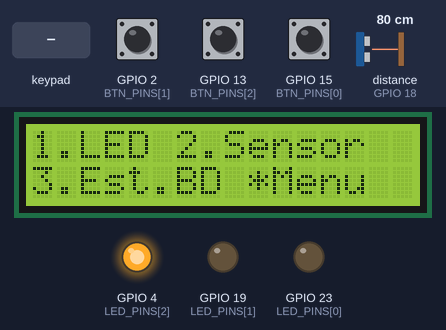
The sketch below on a simulated ESP32. Shown: 16×2 character LCD, output pins drawn as LEDs (lit = HIGH). Wiring (inferred from the names in the program): ultrasonic range finder: trigger GPIO 5; echo GPIO 18; 4×3 keypad with keys 1 2 3 4 5 6 7 8 9 * 0 # (labels assumed): rows GPIO 25, GPIO 26, GPIO 32, GPIO 33; columns GPIO 27, GPIO 14, GPIO 12. The test bench sets the inputs (shaded band); at power-on: GPIO 13 (BTN_PINS[2]) HIGH, GPIO 2 (BTN_PINS[1]) LOW, GPIO 15 (BTN_PINS[0]) LOW, distance to the obstacle (sensor on GPIO 18) 80 cm. The echo pulse lasts 58.3 µs per cm; WiFi joins after 1.5 s; servers stay silent unless stated; uploads are accepted with an empty reply; pins used as bus, display or sensor lines are not drawn; what the sketch prints to the serial monitor is not drawn.

Above: at 3.74 s.
4.9 s: key '7' pressed
At 6.5 s:
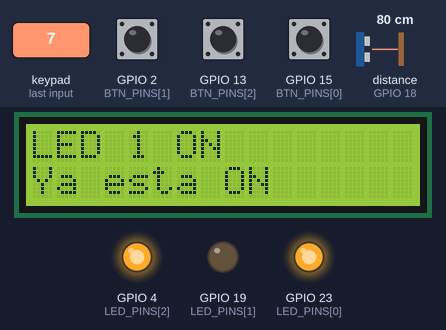
9.1 s: GPIO 13 (BTN_PINS[2]) pulled LOW for 0.15 s
At 11.0 s:
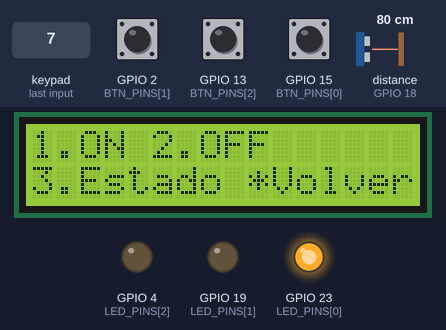
11.9 s: key '8' pressed
At 12.9 s:
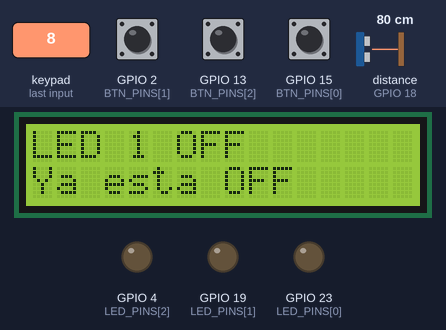
15.7 s: GPIO 2 (BTN_PINS[1]) pulled HIGH for 0.15 s
At 16.7 s:
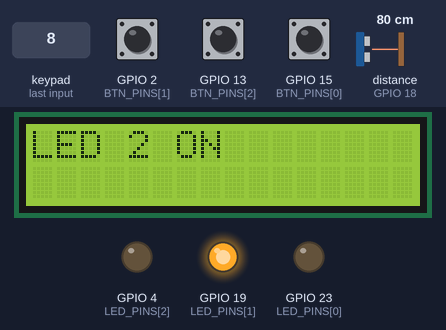
18.4 s: keypad keys 1 3 9 7 2 pressed 0.4 s apart
At 20.3 s:
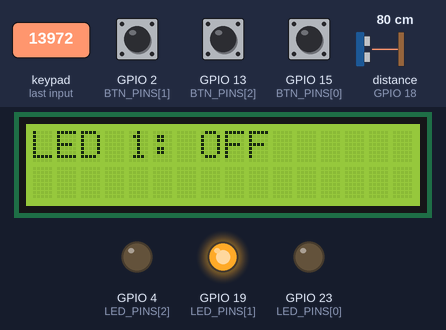
25.0 s: keypad keys 2 3 1 9 4 pressed 0.4 s apart
At 26.8 s:
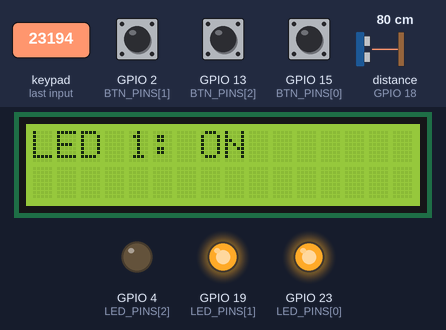
Timing chart, 0 to 28.3 s (numbered marks = the images above; inputs shaded):
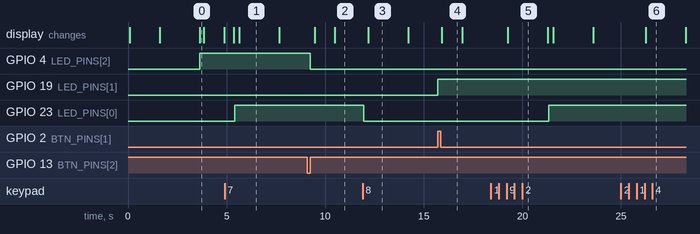

The sketch:

esp32_hcsr05_matricial.ino
```cpp
#include <WiFi.h>
#include <HTTPClient.h>
#include <ArduinoJson.h>
#include <Wire.h>
#include <LiquidCrystal_I2C.h>

const char* ssid = "TU_WIFI_SSID";
const char* password = "TU_WIFI_PASSWORD";
const char* apiUrl = "http://TU_IP_API:5000/api";

LiquidCrystal_I2C lcd(0x27, 16, 2);

const int TRIG_PIN = 5;
const int ECHO_PIN = 18;
const int LED_PINS[] = {23, 19, 4};
const int BTN_PINS[] = {15, 2, 13};

const byte ROWS = 4;
const byte COLS = 4;
char keys[ROWS][COLS] = {
  {'1','2','3','A'},
  {'4','5','6','B'},
  {'7','8','9','C'},
  {'*','0','#','D'}
};
byte rowPins[ROWS] = {32, 33, 25, 26};
byte colPins[COLS] = {27, 14, 12, 13};

bool ledStates[] = {false, false, false};
bool lastBtnStates[] = {false, false, false};
unsigned long lastSensorRead = 0;
unsigned long lastApiUpdate = 0;
const unsigned long SENSOR_INTERVAL = 2000;
const unsigned long API_INTERVAL = 3000;

int menuState = 0;
int subMenuState = 0;
String currentUser = "";

void setup() {
  Serial.begin(9600);

  pinMode(TRIG_PIN, OUTPUT);
  pinMode(ECHO_PIN, INPUT);

  for (int i = 0; i < 3; i++) {
    pinMode(LED_PINS[i], OUTPUT);
    pinMode(BTN_PINS[i], INPUT);
    digitalWrite(LED_PINS[i], LOW);
  }

  for (int i = 0; i < ROWS; i++) {
    pinMode(rowPins[i], OUTPUT);
    digitalWrite(rowPins[i], HIGH);
  }
  for (int i = 0; i < COLS; i++) {
    pinMode(colPins[i], INPUT_PULLUP);
  }

  lcd.init();
  lcd.backlight();
  lcd.setCursor(0, 0);
  lcd.print("Sistema HC-SR05");
  lcd.setCursor(0, 1);
  lcd.print("Iniciando...");

  WiFi.begin(ssid, password);
  while (WiFi.status() != WL_CONNECTED) {
    delay(500);
    Serial.print(".");
  }

  lcd.clear();
  lcd.setCursor(0, 0);
  lcd.print("WiFi Conectado");
  delay(2000);

  mostrarMenuPrincipal();
}

void loop() {
  unsigned long currentMillis = millis();

  leerPulsadores();

  char key = leerTecladoMatricial();
  if (key) {
    procesarTecla(key);
  }

  if (currentMillis - lastSensorRead >= SENSOR_INTERVAL) {
    lastSensorRead = currentMillis;
    float distancia = leerDistancia();
    enviarSensorAPI(distancia);
  }

  if (currentMillis - lastApiUpdate >= API_INTERVAL) {
    lastApiUpdate = currentMillis;
    verificarLogin();
  }
}

float leerDistancia() {
  digitalWrite(TRIG_PIN, LOW);
  delayMicroseconds(2);
  digitalWrite(TRIG_PIN, HIGH);
  delayMicroseconds(10);
  digitalWrite(TRIG_PIN, LOW);

  long duration = pulseIn(ECHO_PIN, HIGH, 30000);
  float distancia = duration * 0.034 / 2;

  if (distancia > 400 || distancia == 0) {
    distancia = 400;
  }

  return distancia;
}

void leerPulsadores() {
  for (int i = 0; i < 3; i++) {
    bool currentState = digitalRead(BTN_PINS[i]);

    if (currentState == HIGH && lastBtnStates[i] == LOW) {
      ledStates[i] = !ledStates[i];
      digitalWrite(LED_PINS[i], ledStates[i] ? HIGH : LOW);

      actualizarLedAPI(i + 1, ledStates[i]);

      lcd.clear();
      lcd.setCursor(0, 0);
      lcd.print("LED ");
      lcd.print(i + 1);
      lcd.print(ledStates[i] ? " ON" : " OFF");
      delay(1000);

      if (menuState == 0) {
        mostrarMenuPrincipal();
      } else {
        mostrarSubMenu();
      }
    }

    lastBtnStates[i] = currentState;
  }
}

char leerTecladoMatricial() {
  for (int row = 0; row < ROWS; row++) {
    digitalWrite(rowPins[row], LOW);

    for (int col = 0; col < COLS; col++) {
      if (digitalRead(colPins[col]) == LOW) {
        delay(50);
        if (digitalRead(colPins[col]) == LOW) {
          digitalWrite(rowPins[row], HIGH);
          while (digitalRead(colPins[col]) == LOW);
          return keys[row][col];
        }
      }
    }

    digitalWrite(rowPins[row], HIGH);
  }

  return 0;
}

void procesarTecla(char key) {
  if (menuState == 0) {
    if (key == '1') {
      menuState = 1;
      subMenuState = 0;
      mostrarSubMenu();
    } else if (key == '2') {
      menuState = 2;
      subMenuState = 0;
      mostrarSubMenu();
    } else if (key == '3') {
      mostrarEstadisticasBD();
    } else if (key == '*') {
      mostrarMenuPrincipal();
    }
  } else if (menuState == 1) {
    if (key == '1') {
      controlarDispositivo(0, true);
    } else if (key == '2') {
      controlarDispositivo(0, false);
    } else if (key == '3') {
      mostrarEstadoDispositivo(0);
    } else if (key == '*') {
      menuState = 0;
      mostrarMenuPrincipal();
    }
  } else if (menuState == 2) {
    if (key == '1') {
      controlarDispositivo(1, true);
    } else if (key == '2') {
      controlarDispositivo(1, false);
    } else if (key == '3') {
      mostrarEstadoDispositivo(1);
    } else if (key == '*') {
      menuState = 0;
      mostrarMenuPrincipal();
    }
  }
}

void mostrarMenuPrincipal() {
  lcd.clear();
  lcd.setCursor(0, 0);
  lcd.print("1.LED 2.Sensor");
  lcd.setCursor(0, 1);
  lcd.print("3.Est.BD *Menu");
}

void mostrarSubMenu() {
  lcd.clear();
  lcd.setCursor(0, 0);

  if (menuState == 1) {
    lcd.print("1.ON 2.OFF");
    lcd.setCursor(0, 1);
    lcd.print("3.Estado *Volver");
  } else if (menuState == 2) {
    lcd.print("1.ON 2.OFF");
    lcd.setCursor(0, 1);
    lcd.print("3.Estado *Volver");
  }
}

void controlarDispositivo(int deviceIndex, bool estado) {
  if (deviceIndex < 3) {
    ledStates[deviceIndex] = estado;
    digitalWrite(LED_PINS[deviceIndex], estado ? HIGH : LOW);
    actualizarLedAPI(deviceIndex + 1, estado);

    lcd.clear();
    lcd.setCursor(0, 0);
    lcd.print("LED ");
    lcd.print(deviceIndex + 1);
    lcd.print(estado ? " ON" : " OFF");

    if (ledStates[deviceIndex] == estado) {
      lcd.setCursor(0, 1);
      lcd.print("Ya esta ");
      lcd.print(estado ? "ON" : "OFF");
    }

    delay(2000);
    mostrarSubMenu();
  }
}

void mostrarEstadoDispositivo(int deviceIndex) {
  lcd.clear();
  lcd.setCursor(0, 0);

  if (deviceIndex < 3) {
    lcd.print("LED ");
    lcd.print(deviceIndex + 1);
    lcd.print(": ");
    lcd.print(ledStates[deviceIndex] ? "ON" : "OFF");
  }

  delay(2000);
  mostrarSubMenu();
}

void mostrarEstadisticasBD() {
  lcd.clear();
  lcd.setCursor(0, 0);
  lcd.print("Consultando BD");
  lcd.setCursor(0, 1);
  lcd.print("Espere...");

  if (WiFi.status() == WL_CONNECTED) {
    HTTPClient http;
    String url = String(apiUrl) + "/led_hist?limit=5";
    http.begin(url);

    int httpCode = http.GET();

    if (httpCode == 200) {
      String payload = http.getString();
      DynamicJsonDocument doc(2048);
      deserializeJson(doc, payload);

      lcd.clear();
      lcd.setCursor(0, 0);
      lcd.print("Ultimos 5:");

      int count = 0;
      for (JsonObject item : doc.as<JsonArray>()) {
        if (count >= 5) break;

        lcd.setCursor(0, 1);
        lcd.print("LED");
        lcd.print(item["led_id"].as<int>());
        lcd.print(" ");
        lcd.print(item["estado"].as<bool>() ? "ON" : "OFF");
        lcd.print(" ");
        lcd.print(item["fuente"].as<String>());

        delay(2000);
        count++;
      }
    } else {
      lcd.clear();
      lcd.setCursor(0, 0);
      lcd.print("Error BD");
    }

    http.end();
  }

  delay(2000);
  menuState = 0;
  mostrarMenuPrincipal();
}

void enviarSensorAPI(float distancia) {
  if (WiFi.status() == WL_CONNECTED) {
    HTTPClient http;
    String url = String(apiUrl) + "/sensores";
    http.begin(url);
    http.addHeader("Content-Type", "application/json");

    DynamicJsonDocument doc(256);
    doc["tipo"] = "HC-SR05";
    doc["valor"] = distancia;

    String jsonString;
    serializeJson(doc, jsonString);

    int httpCode = http.POST(jsonString);
    http.end();
  }
}

void actualizarLedAPI(int ledId, bool estado) {
  if (WiFi.status() == WL_CONNECTED) {
    HTTPClient http;
    String url = String(apiUrl) + "/leds/" + String(ledId);
    http.begin(url);
    http.addHeader("Content-Type", "application/json");

    DynamicJsonDocument doc(256);
    doc["estado"] = estado;
    doc["usuario"] = currentUser.isEmpty() ? "ESP32" : currentUser;
    doc["fuente"] = "HW";

    String jsonString;
    serializeJson(doc, jsonString);

    int httpCode = http.PUT(jsonString);
    http.end();
  }
}

void verificarLogin() {
  if (WiFi.status() == WL_CONNECTED) {
    HTTPClient http;
    String url = String(apiUrl) + "/eventos?limit=1";
    http.begin(url);

    int httpCode = http.GET();

    if (httpCode == 200) {
      String payload = http.getString();
      DynamicJsonDocument doc(1024);
      deserializeJson(doc, payload);

      if (doc.size() > 0) {
        JsonObject evento = doc[0];
        String accion = evento["accion"].as<String>();

        if (accion == "login") {
          String usuario = evento["usuario"].as<String>();

          if (usuario != currentUser) {
            currentUser = usuario;

            lcd.clear();
            lcd.setCursor(0, 0);
            lcd.print("Login:");
            lcd.setCursor(0, 1);
            lcd.print(usuario);

            delay(3000);
            mostrarMenuPrincipal();
          }
        }
      }
    }

    http.end();
  }
}
```

Measured:
- after the input at 4.9 s, GPIO 23 (LED_PINS[0]): LOW → HIGH after 0.51 s; the display: first changes after 0.46 s (image 1 shows a later state)
- after the input at 9.1 s, GPIO 4 (LED_PINS[2]): HIGH → LOW after 0.15 s; the display: first changes after 0.36 s (image 2 shows a later state)
- after the input at 11.9 s, GPIO 23 (LED_PINS[0]): HIGH → LOW after 0.05 s; the display: changes after 0.27 s (image 3)
- after the input at 15.7 s, GPIO 19 (LED_PINS[1]): LOW → HIGH at once; the display: changes after 0.21 s (image 4)
- after the input at 18.4 s, GPIO 23 (LED_PINS[0]): LOW → HIGH after 2.9 s; the display: changes after 0.86 s (image 5)
- after the input at 25.0 s, the display: changes after 1.3 s (image 6)
- what the display in image 1 shows lasts 2.1 s, from 5.6 s to 7.7 s
